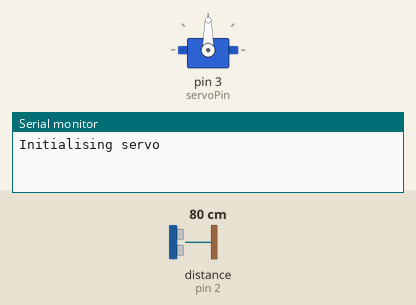
Bench run of a sketch on a simulated Arduino Uno, built with avr-gcc and run on an emulated ATmega328P. On the bench: servo, the last lines printed to the serial monitor. Wiring (inferred from the names in the program): ultrasonic range finder: trigger pin 10; echo pin 2. Inputs (shaded band) come from the test bench; at power-on: distance to the obstacle (sensor on pin 2) 80 cm. The echo pulse lasts 58.3 µs per cm.

Above: at 0.1 s.
At 1.37 s:
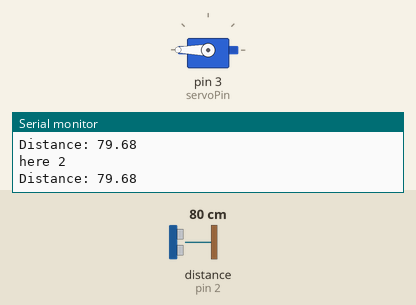
1.8 s: distance to the obstacle (sensor on pin 2) set to 2 cm
At 2.35 s:
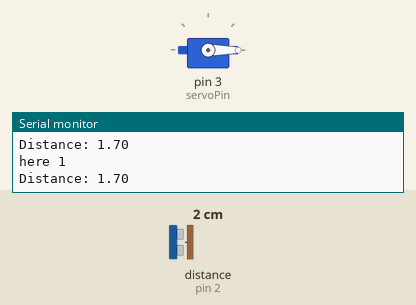
4.8 s: distance to the obstacle (sensor on pin 2) set to 120 cm
7.8 s: distance to the obstacle (sensor on pin 2) set to 4 cm
Timing chart, 0 to 16.8 s (numbered marks = the images above; inputs shaded):
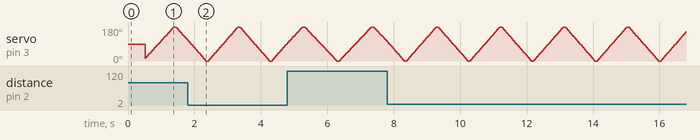

The sketch:

turret.ino
```cpp
#include "Servo.h"

int servoPin = 3;
int triggerPinSonic = 10;
int echoPinSonic = 2;
int servoPose = 0;

int backwardServo = 0x00;

Servo servo;

void setup() {
  // put your setup code here, to run once:
  servo.attach(servoPin);
  pinMode(triggerPinSonic, OUTPUT);
  pinMode(echoPinSonic, INPUT);

  Serial.begin(9600);
  Serial.println("Initialising servo");
  delay(500);
  servo.write(servoPose);
  Serial.println("Servo is ready!");
}

void loop() {
  // put your main code here, to run repeatedly:
  float duration, distance;
  if (backwardServo & 1 == 1){
    servoPose -= 5;
    Serial.println("here 1");
  }
  else{
    servoPose += 5;
    Serial.println("here 2");
  }

  servo.write(servoPose);
  digitalWrite(triggerPinSonic, LOW);
  delayMicroseconds(2);
  digitalWrite(triggerPinSonic, HIGH);
  delayMicroseconds(10);
  digitalWrite(triggerPinSonic, LOW);
  duration = pulseIn(echoPinSonic, HIGH);
  distance = (duration*.0343)/2;
  Serial.print("Distance: ");
  Serial.println(distance);

  if (servoPose > 180){
    backwardServo = 1;
    Serial.println("here 3");
  }
  else if (servoPose < 0){
    backwardServo = 0;
    Serial.println("here 4");
  }

}
```
